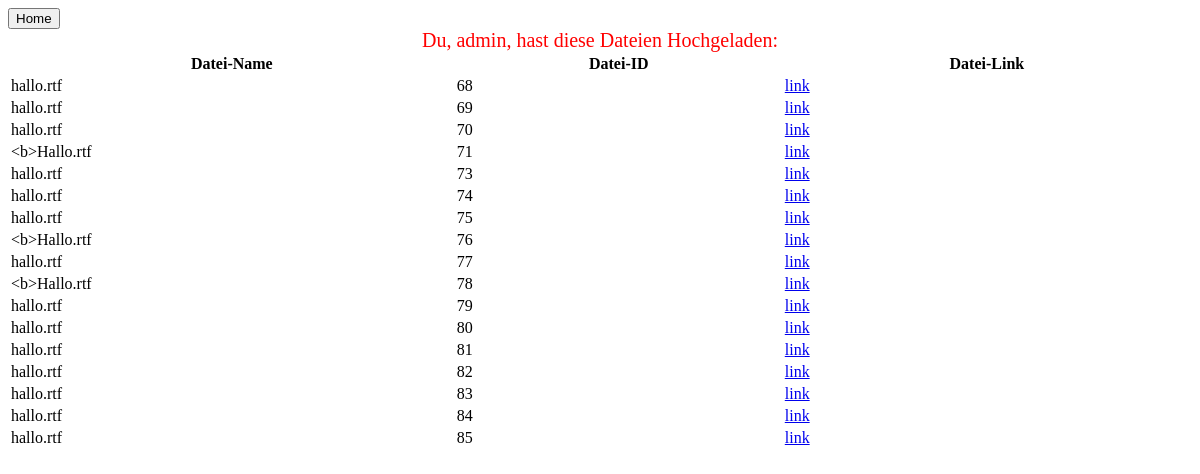
Page /liste.php (signed in) on the committed database.
### tables this page shows
CREATE TABLE `dateien` (
  `id` int(10) UNSIGNED NOT NULL,
  `name` varchar(255) NOT NULL,
  `username` varchar(16) NOT NULL,
  `acsess` varchar(16) NOT NULL
);

### functionen.php (called while the page is built, shortened)
<?php
function userfiles($nutzer){
    $connuser = new mysqli("localhost", "root", "", "SaschaProject");
    $sql = "SELECT * FROM dateien WHERE username = '$nutzer' AND name <> ''";
    $resultuser = $connuser->query($sql);
    if ($resultuser !== false){
    $rows = $resultuser->fetch_all(MYSQLI_ASSOC);
    return $rows;
    }
    else {
    echo "Error: " . $sql . "<br>" . $connuser->error;
    }
}
?>

### liste.php (the view, shortened to what this page needs)
<?php
require_once("functionen.php");
list($nutzer, $eingelogged) = checkcookie();
$rows = userfiles($nutzer);
?>
<!DOCTYPE html>
<html>
<head>
<link rel="stylesheet" type="text/css"href="website-button.css">
</head>
<body>
<form method="post">
<button type="submit" name="back" class="back">Home</button>
</form>
<label class="listeweb">Du, <?= $nutzer ?>, hast diese Dateien Hochgeladen: </label>
<table>
<tr>
<th scope="row">Datei-Name</th>
<th scope="row">Datei-ID</th>
<th scope="row">Datei-Link</th>
</tr>
<?php
foreach ($rows as $row){
?>
<tr>
<td><?= htmlspecialchars($row["name"]) ?></td>
<td><?= $row["id"] ?></td>
<td><a href="details.php?id=<?= $row["id"] ?>">link</a></td>
</tr>
<?php
}
?>
</table>
</body>
</html>

### website-button.css (style rules this page uses)
body { display: flex; flex-direction: column; min-height: 100vh; }
label { text-align: center; font-size: calc((2vw + 2vh) /2); color: red; }

### rows in the picture
dateien: name "hallo.rtf", id "68"
dateien: name "hallo.rtf", id "69"
dateien: name "hallo.rtf", id "70"
dateien: name "<b>Hallo.rtf", id "71"
dateien: name "hallo.rtf", id "73"
dateien: name "hallo.rtf", id "74"
dateien: name "hallo.rtf", id "75"
dateien: name "<b>Hallo.rtf", id "76"
dateien: name "hallo.rtf", id "77"
dateien: name "<b>Hallo.rtf", id "78"
dateien: name "hallo.rtf", id "79"
dateien: name "hallo.rtf", id "80"
dateien: name "hallo.rtf", id "81"
dateien: name "hallo.rtf", id "82"
dateien: name "hallo.rtf", id "83"
dateien: name "hallo.rtf", id "84"
dateien: name "hallo.rtf", id "85"

### other values in the picture
$nutzer "admin"
